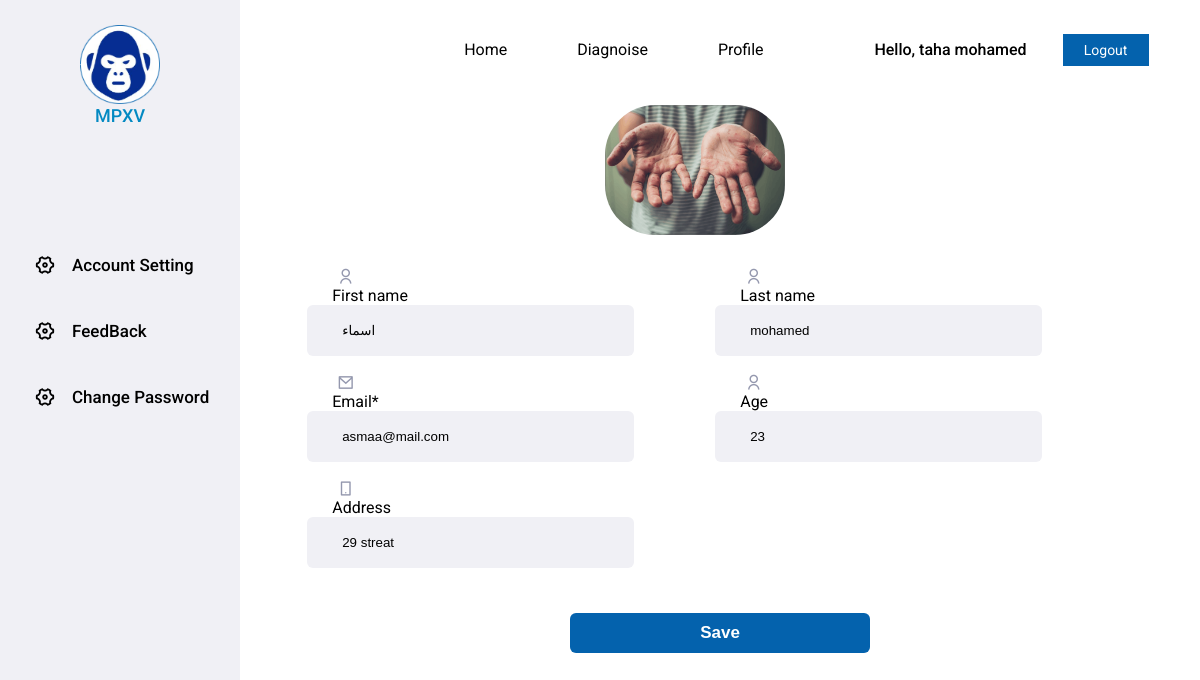
The page /accounts/profile/asmaa/ (signed in) on the database its author committed.
### accounts/models.py (models this page shows, shortened)
class CustomUser(AbstractUser):
    email = models.EmailField(unique=True)
    USERNAME_FIELD = 'email'
    REQUIRED_FIELDS = ['username']
    is_doctor = models.BooleanField(default=False)
    is_admmin = models.BooleanField(default=False)
    is_user = models.BooleanField(default=False)
    image = models.ImageField(upload_to=image_upload, blank=True, null=True)
    age = models.PositiveIntegerField(null=True, blank=True)
    slug = models.SlugField(blank=True, null=True)
    address =models.CharField(max_length=50, blank=True, null=True)
    phone = models.CharField(max_length=11, null=True, blank=True)
    verify_image=models.BooleanField(default=False)
    rate1=models.BooleanField(default=False)
    rate2=models.BooleanField(default=False)
    rate3=models.BooleanField(default=False)
    rate4=models.BooleanField(default=False)
    rate5=models.BooleanField(default=False)

### accounts/views.py (the view, shortened to what this page needs)
# urls.py: path("profile/<str:slug>/",CustomeUserUpdateView.as_view(),name="profile"),
class CustomeUserUpdateView(LoginRequiredMixin,UpdateView):
    model = CustomUser
    template_name = "roles/user_settings.html"
    fields = ['first_name', 'last_name', 'email','age','address','phone']

### accounts/templates/roles/user_settings.html (shortened to what this page needs)
{% load static %}
{% load bootstrap4 %}
{% load crispy_forms_tags %}
<!DOCTYPE html>
<html lang="en">
<head>
    <link rel="stylesheet" href="{% static 'css/dashboard.css' %}">
    <link href="https://cdn.jsdelivr.net/npm/remixicon@2.5.0/fonts/remixicon.css" rel="stylesheet">
    <link rel="stylesheet" href="https://unpkg.com/boxicons@latest/css/boxicons.min.css">
    <link rel="stylesheet" href="https://cdnjs.cloudflare.com/ajax/libs/font-awesome/6.3.0/css/all.min.css"
 />
</head>
<body>
    <div class="page">
        <div class="sidebar">
            <ul>
                <li><a href="#" class="logo">
                        <img src="{% static 'imgs/logo.png' %}" alt="Logo">
                        <span class="logo-info">MPXV</span>
                    </a></li>
                <li><a href="{% url 'accounts:profile' request.user.slug %}">
                        <i class="ri-settings-4-line"></i>
                        <span class="sidebar-item">Account Setting
                        </span>
                    </a></li>
                <li><a href="{% url 'accounts:feedback' request.user.slug %}">
                        <i class="ri-settings-4-line"></i>
                        <span class="sidebar-item">FeedBack
                        </span>
                    </a></li>
                    <li><a href="{% url 'accounts:change_password' request.user.slug %}">
                        <i class="ri-settings-4-line"></i>
                        <span class="sidebar-item">Change Password
                        </span>
                    </a></li>
            </ul>
        </div>
        <div class="content">
            <div class="head">
                <div class="mid-h">
                    <ul>
                        <li><a class="active" href="{% url 'home' %}">Home</a></li>
                        <li><a href="{% url 'diagonsis:upload_test' %}">Diagnoise</a></li>
                        <li><a href="{% url 'accounts:profile' request.user.slug %}">Profile</a></li>
                    </ul>
                </div>
                <div class="r-h">
                    <span class="r-h-info">Hello, {{request.user.first_name}}</span>
                    <div class="log-out">
                        <a href="{% url 'logout' %}"><input type="submit" value="Logout" class="logout"/></a>
                    </div>
                </div>
            </div>
            {% block content %}
            <div class="profile-img">
                <img src="{% static 'imgs/p7.png' %}" alt="">
            </div>
            <form method="post">
                <div class="user-settings-grid">
                    <div class="left-side">
                        <div class="input-2">
                            <i class="ri-user-line"></i>
                            {{form.first_name|as_crispy_field }}
                        </div>
                        <div class="input-3">
                            <i class="ri-mail-line"></i>
                            {{form.email|as_crispy_field }}
                        </div>
                        <div class="input-5">
                            <i class="ri-smartphone-line"></i>
                            {{form.address|as_crispy_field }}
                        </div>
                    </div>
                    <div class="right-side">
                        <div class="input-4">
                            <i class="ri-user-line"></i>
                            {{form.last_name|as_crispy_field }}
                        </div>
                        <div class="input-1">
                            <i class="ri-user-line"></i>
                            {{form.age|as_crispy_field }}
                        </div>
                    </div>
                </div>
                <div class="user-save">
                    <input type="submit" value="Save">
                </div>
            </form>
        </div>
        {% endblock content %}
    </div>
</body>
</html>

### static/css/dashboard.css (style rules this page uses)
* { box-sizing: border-box; -webkit-box-sizing: border-box; -ms-box-sizing: border-box; padding: 0; margin: 0; list-style: none; text-decoration: none; }
:root { --main-color: #0462ad; --sub-color: #0389c2; --sidebar-color: #f0f0f5; }
html { scroll-behavior: smooth; }
body { min-height: 100vh; font-family: "Roboto", sans-serif; }
.page { display: flex; }
.page .sidebar { position: relative; top: 0; left: 0; bottom: 0; height: 100vh; background-color: var(--sidebar-color); min-width: 240px; overflow: hidden; min-height: 100vh; }
.page .sidebar .logo { display: flex; text-align: center; margin: 30px 0 0 60px; position: relative; top: -25px; }
.page .sidebar .logo img { width: 80px; }
.page .sidebar .logo .logo-info { position: relative; bottom: -80px; left: -65px; font-size: 18px; font-weight: 500; color: var(--sub-color); }
.page .sidebar a { position: relative; padding: 20px; color: black; display: table; width: 240px; top: 80px; }
.page .sidebar i { text-align: center; font-size: 22px; margin-left: 14px; position: relative; bottom: -5px; }
.page .sidebar .sidebar-item { position: relative; margin-left: 16px; font-size: 17px; font-weight: 500; }
.page .content { overflow: hidden; width: 100%; }
.page .content .head { display: flex; justify-content: space-around; padding-top: 40px; width: 100%; height: 150px; }
.page .content .head .r-h { display: flex; justify-content: space-between; }
.page .content .head .r-h .r-h-info { margin-right: 18px; margin-left: 8px; font-weight: 500; }
.page .content .head .r-h .log-out { margin-top: -6px; }
.page .content .head .r-h .log-out input { all: unset; cursor: pointer; color: white; background-color: var(--main-color); position: relative; padding: 0 18px 0 18px; height: 30px; width: 48px; font-size: 14px; text-align: center; transition: 0.2s; margin-left: 18px; border: 1px solid var(--main-color); }
.page .content .head .mid-h ul { display: flex; }
.page .content .head .mid-h ul li { margin-left: 70px; }
.page .content .head .mid-h ul li a { color: black; line-height: 20px; }
.user-settings-grid { display: grid; grid-template-columns: repeat(2, 1fr); width: 85%; margin-left: 7%; }
.page .content .user-settings-grid label { font-size: 16px; margin-left: 25px; }
.page .content .user-settings-grid input { margin-bottom: 15px; padding: 18px 35px; width: 80%; border: none; border-radius: 6px; background-color: var(--sidebar-color); outline: none; }
.page .content .user-settings-grid i { position: relative; left: 30px; font-size: 17px; color: #9498ae; top: 3px; }
.page .content .user-save { display: flex; justify-content: center; align-items: center; margin-top: 30px; }
.page .content .user-save input { outline: none; border: none; background-color: var(--main-color); color: white; padding: 10px 130px; border-radius: 6px; font-size: 17px; font-weight: 600; cursor: pointer; }
.page .content .profile-img { display: flex; justify-content: center; align-items: center; margin: -45px 0 30px -50px; }
.page .content .profile-img img { width: 180px; border-radius: 50px; }

### accounts/templates/roles/user_settings.html (style rules this page uses)
label { display: block; }

### rows shown on the page
CustomUser: user.first_name "taha mohamed"
CustomUser: first_name "اسماء", email "asmaa@mail.com", address "29 streat", last_name "mohamed", age "23"
